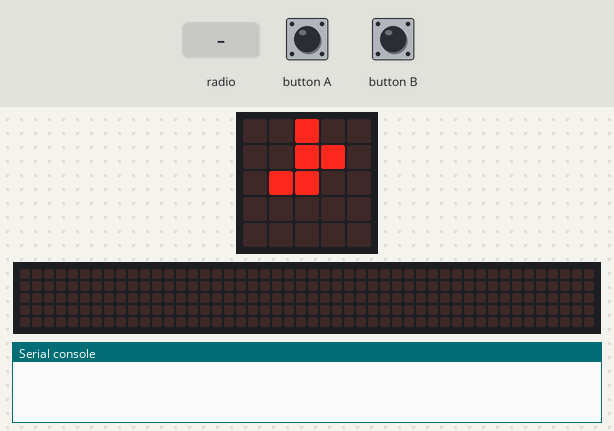
The program below on a simulated BBC micro:bit (MakeCode). On the bench: the board's 5×5 LED display, a strip that is not on the board, showing the scrolling text unrolled, the last lines printed to the serial console. Inputs (shaded band) come from the test bench. No radio messages arrive unless stated (any console line starting 'radio sent:' is added by the test bench); the 48×5 strip is a reading aid, not a part: it shows the text the display is scrolling, unrolled, one strip-width of it at a time.

Above: at 1.2 s.
1.3 s: radio message "LORT" arrives
At 1.9 s:
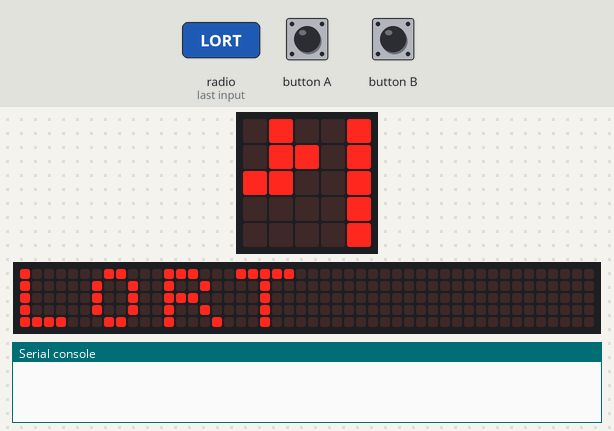
3.6 s: button A pressed for 0.15 s
4.3 s: button B pressed for 0.15 s
5.0 s: radio message "ANTON LEGO FIGUR" arrives
At 6.63 s:
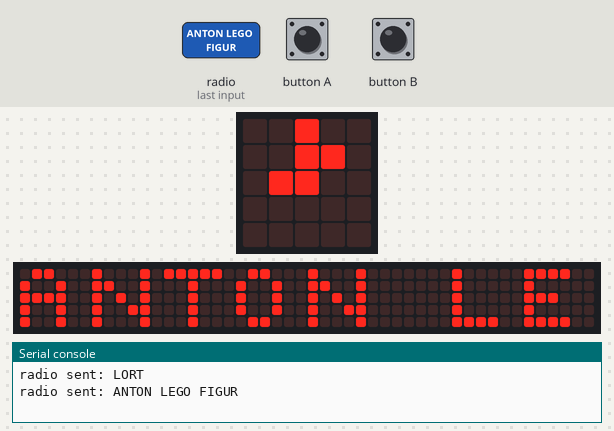
At 16.4 s:
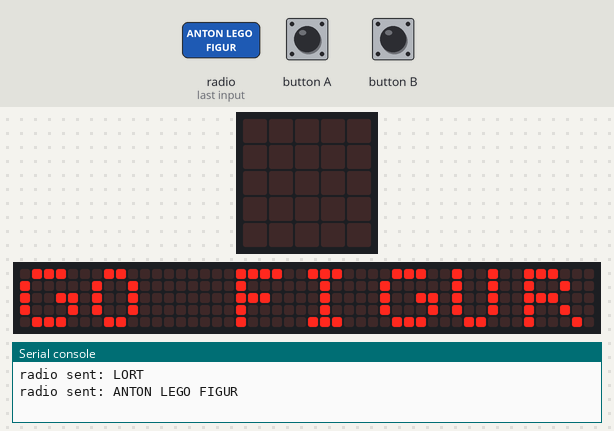

The program:

main.ts
```typescript
input.onButtonPressed(Button.A, function () {
    radio.sendString("LORT")
    basic.showLeds(`
        . # . # .
        . . # # #
        . . # . #
        . . . # .
        . . # . #
        `)
})
radio.onReceivedString(function (receivedString) {
    basic.showString(receivedString)
})
input.onButtonPressed(Button.B, function () {
    radio.sendString("ANTON LEGO FIGUR")
    basic.showLeds(`
        . # . # .
        . . # # #
        . . # # #
        . . . # .
        . . # . #
        `)
})
radio.onReceivedValue(function (name, value) {
    radio.sendNumber(8)
})
radio.setGroup(255)
basic.forever(function () {
    basic.showLeds(`
        . . # . .
        . . # # .
        . # # . .
        . . . . .
        . . . . .
        `)
})
```

test.ts
```typescript
// test ender her, dette bliver ikke kompileret, når denne pakke bruges som en udvidelse.
```

Measured:
- after the input at 1.3 s, the display: first changes after 0.36 s (image 1 shows a later state)
- after the input at 5.0 s, the display: first differs from a run without the input after 1.6 s (image 2)
- what the display in image 3 shows lasts 0.6 s, from 16.0 s to 16.6 s
